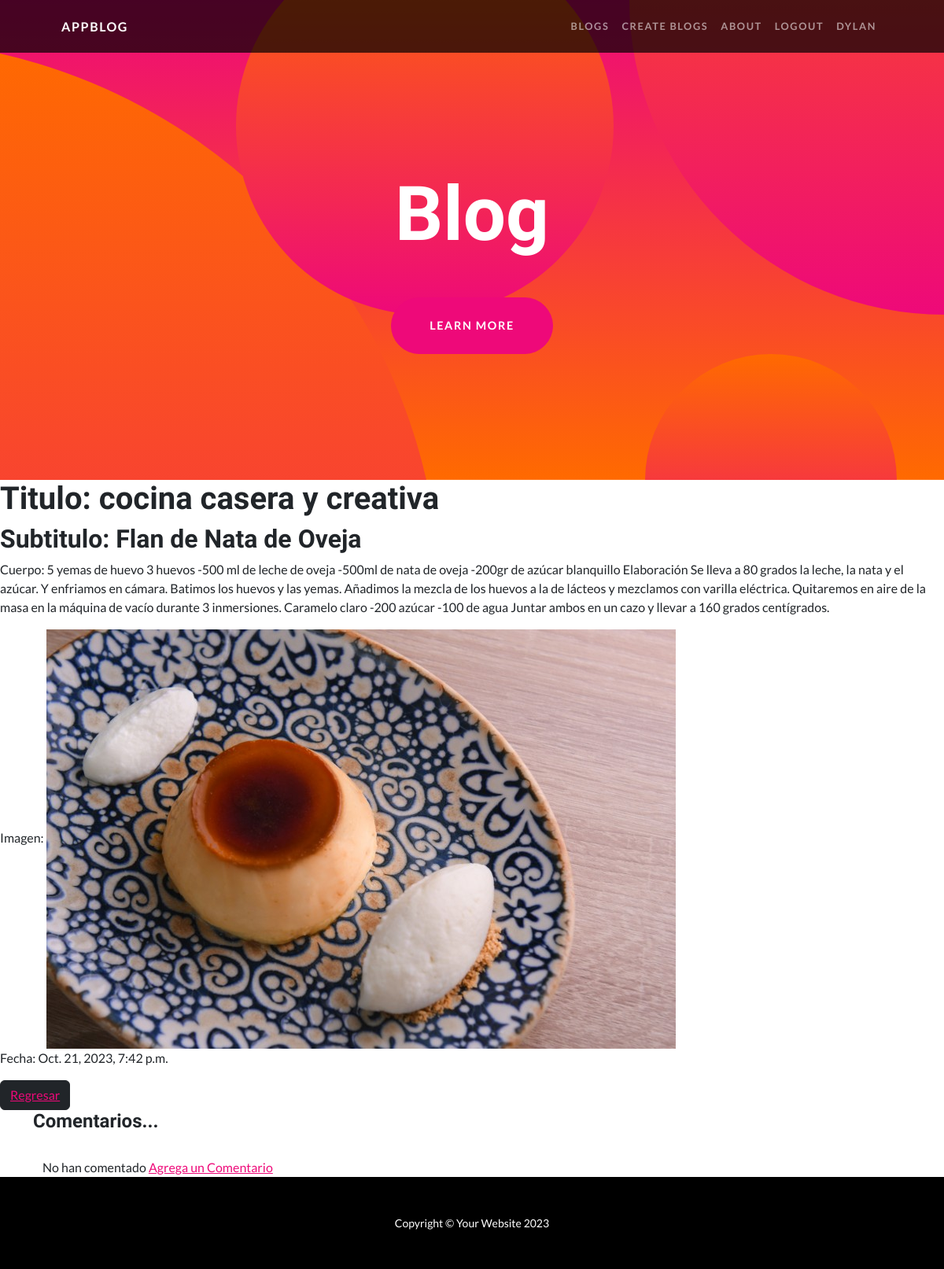
The app's page /detail/10 (signed in) with its own data.
### AppBlog/models.py (models this page shows, shortened)
class Blog(models.Model):
    title = models.CharField(max_length=200)
    subtitle = models.CharField(max_length=200)
    body = models.CharField(max_length=1200)
    date = models.DateTimeField(auto_now_add=True)
    image = models.ImageField(upload_to='media/blog/', null=True, blank=True)

### AppBlog/views.py (the view)
# urls.py: path('detail/<int:pk>', BlogsDetailView.as_view(), name="detail"),
class BlogsDetailView(LoginRequiredMixin, DetailView):
    model = Blog
    template_name = "AppBlog/blog_detail.html"

### AppBlog/templates/AppBlog/blog_detail.html (shortened to what this page needs)
{% extends "AppBlog/base.html" %}
{% load static %}
{% block sections %}
<h1>Titulo: {{blog.title}}</h1>
<h2>Subtitulo: {{blog.subtitle}}</h2>
<p>Cuerpo: {{blog.body}}</p>
Imagen: <img src='/{{blog.image}}'>
<p>Fecha: {{blog.date}}</p>
<button type="button" class="btn btn-dark"><a href="{% url 'pages' %}">Regresar</a></button>
<div class="container">
    <h4>Comentarios...</h4>
    <br>
    <div class="container">
    {% if not blog.comentarios.all %}
        No han comentado
    {% endif %}
    <a href="{% url 'comentario' blog.pk %}">Agrega un Comentario</a>
    </div>
</div>
{% endblock %}

### AppBlog/templates/AppBlog/base.html (shortened to what this page needs)
<!DOCTYPE html>
<html lang="en">
    <head>
        {% load static %}
        <link href="{% static 'AppBlog/css/styles.css' %}" rel="stylesheet" />
    </head>
    <body id="page-top">
        <nav class="navbar navbar-expand-lg navbar-dark navbar-custom fixed-top">
            <div class="container px-5">
                <a class="navbar-brand" href="/">AppBlog</a>
                <div class="collapse navbar-collapse" id="navbarResponsive">
                    <ul class="navbar-nav ms-auto">
                        <li class="nav-item"><a class="nav-link" href="{% url 'pages' %}">Blogs</a></li>
                        <li class="nav-item"><a class="nav-link" href="{% url 'create_blogs' %}">Create Blogs</a></li>
                        <li class="nav-item"><a class="nav-link" href="{% url 'about' %}">About</a></li>
                        {% if request.user.is_authenticated %}
                            <li class="nav-item"><a class="nav-link" href="{% url 'logout' %}">Logout</a></li>
                            <li class="nav-item"><a class="nav-link" href="{% url 'profile' %}">{{request.user.username}}</a></li>
                        {% endif %}
                    </ul>
                </div>
            </div>
        </nav>
        <header class="masthead text-center text-white">
            <div class="masthead-content">
                <div class="container px-5">
                    <h1 class="masthead-heading mb-0">Blog</h1>
                    <a class="btn btn-primary btn-xl rounded-pill mt-5" href="#scroll">Learn More</a>
                </div>
            </div>
            <div class="bg-circle-1 bg-circle"></div>
            <div class="bg-circle-2 bg-circle"></div>
            <div class="bg-circle-3 bg-circle"></div>
            <div class="bg-circle-4 bg-circle"></div>
        </header>
        {% block sections %}
        {% endblock %}
        <footer class="py-5 bg-black">
            <div class="container px-5"><p class="m-0 text-center text-white small">Copyright &copy; Your Website 2023</p></div>
        </footer>
    </body>
</html>

### records on screen
Blog: title "cocina casera y creativa", subtitle "Flan de Nata de Oveja", body "5 yemas de huevo 3 huevos -500 ml de leche de oveja -500ml de nata de oveja -200gr de azúcar blanquillo Elaboración Se lleva a 80 grados la leche, la nata y el azúcar. Y enfriamos en cámara. Batimos los huevos y las yemas. Añadimos la mezcla de los huevos a la de lácteos y mezclamos con varilla eléctrica. Quitaremos en aire de la masa en la máquina de vacío durante 3 inmersiones. Caramelo claro -200 azúcar -100 de agua Juntar ambos en un cazo y llevar a 160 grados centígrados.", image (picture), date "Oct. 21, 2023, 7:42 p.m."

### other values on screen
{{ request.user.username }} "DYLAN"
